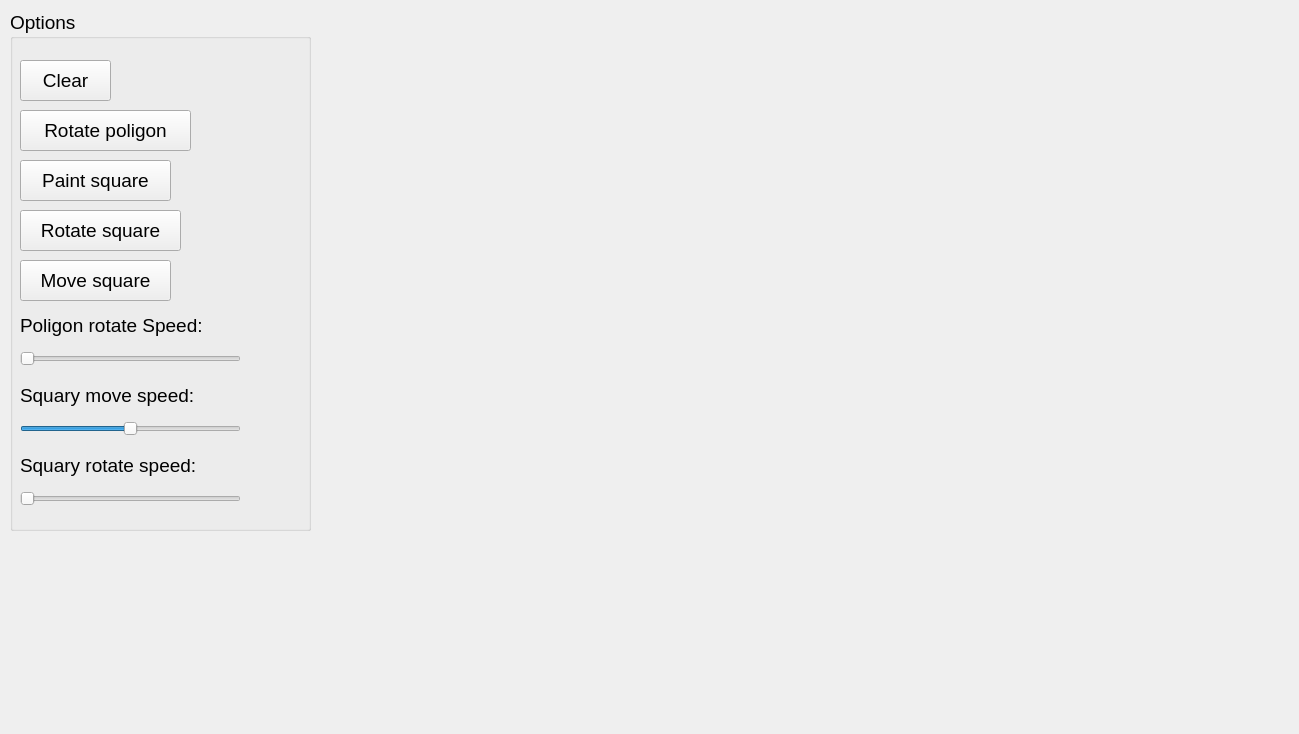
<?xml version="1.0" encoding="UTF-8"?>
<ui version="4.0">
 <class>MainWindow</class>
 <widget class="QMainWindow" name="MainWindow">
  <property name="geometry">
   <rect>
    <x>0</x>
    <y>0</y>
    <width>1299</width>
    <height>734</height>
   </rect>
  </property>
  <property name="windowTitle">
   <string>2DAnimation</string>
  </property>
  <widget class="QWidget" name="centralwidget">
   <widget class="QGroupBox" name="groupBox">
    <property name="geometry">
     <rect>
      <x>10</x>
      <y>10</y>
      <width>301</width>
      <height>521</height>
     </rect>
    </property>
    <property name="font">
     <font>
      <pointsize>14</pointsize>
     </font>
    </property>
    <property name="title">
     <string>Options</string>
    </property>
    <widget class="QPushButton" name="pushButton">
     <property name="geometry">
      <rect>
       <x>10</x>
       <y>50</y>
       <width>91</width>
       <height>41</height>
      </rect>
     </property>
     <property name="text">
      <string>Clear</string>
     </property>
    </widget>
    <widget class="QPushButton" name="pushButton_2">
     <property name="geometry">
      <rect>
       <x>10</x>
       <y>100</y>
       <width>171</width>
       <height>41</height>
      </rect>
     </property>
     <property name="text">
      <string>Rotate poligon</string>
     </property>
    </widget>
    <widget class="QPushButton" name="pushButton_3">
     <property name="geometry">
      <rect>
       <x>10</x>
       <y>150</y>
       <width>151</width>
       <height>41</height>
      </rect>
     </property>
     <property name="text">
      <string>Paint square</string>
     </property>
    </widget>
    <widget class="QPushButton" name="pushButton_4">
     <property name="geometry">
      <rect>
       <x>10</x>
       <y>200</y>
       <width>161</width>
       <height>41</height>
      </rect>
     </property>
     <property name="text">
      <string>Rotate square</string>
     </property>
    </widget>
    <widget class="QPushButton" name="pushButton_5">
     <property name="geometry">
      <rect>
       <x>10</x>
       <y>250</y>
       <width>151</width>
       <height>41</height>
      </rect>
     </property>
     <property name="text">
      <string>Move square</string>
     </property>
    </widget>
    <widget class="QSlider" name="horizontalSlider">
     <property name="geometry">
      <rect>
       <x>10</x>
       <y>340</y>
       <width>221</width>
       <height>18</height>
      </rect>
     </property>
     <property name="minimum">
      <number>0</number>
     </property>
     <property name="maximum">
      <number>10</number>
     </property>
     <property name="value">
      <number>0</number>
     </property>
     <property name="orientation">
      <enum>Qt::Horizontal</enum>
     </property>
    </widget>
    <widget class="QLabel" name="label">
     <property name="geometry">
      <rect>
       <x>10</x>
       <y>300</y>
       <width>231</width>
       <height>31</height>
      </rect>
     </property>
     <property name="text">
      <string>Poligon rotate Speed:</string>
     </property>
    </widget>
    <widget class="QSlider" name="horizontalSlider_2">
     <property name="geometry">
      <rect>
       <x>10</x>
       <y>410</y>
       <width>221</width>
       <height>18</height>
      </rect>
     </property>
     <property name="minimum">
      <number>-10</number>
     </property>
     <property name="maximum">
      <number>10</number>
     </property>
     <property name="value">
      <number>0</number>
     </property>
     <property name="orientation">
      <enum>Qt::Horizontal</enum>
     </property>
    </widget>
    <widget class="QLabel" name="label_2">
     <property name="geometry">
      <rect>
       <x>10</x>
       <y>370</y>
       <width>221</width>
       <height>31</height>
      </rect>
     </property>
     <property name="text">
      <string>Squary move speed:</string>
     </property>
    </widget>
    <widget class="QLabel" name="label_3">
     <property name="geometry">
      <rect>
       <x>10</x>
       <y>440</y>
       <width>221</width>
       <height>31</height>
      </rect>
     </property>
     <property name="text">
      <string>Squary rotate speed:</string>
     </property>
    </widget>
    <widget class="QSlider" name="horizontalSlider_3">
     <property name="geometry">
      <rect>
       <x>10</x>
       <y>480</y>
       <width>221</width>
       <height>18</height>
      </rect>
     </property>
     <property name="minimum">
      <number>0</number>
     </property>
     <property name="maximum">
      <number>10</number>
     </property>
     <property name="value">
      <number>0</number>
     </property>
     <property name="orientation">
      <enum>Qt::Horizontal</enum>
     </property>
    </widget>
   </widget>
  </widget>
  <widget class="QMenuBar" name="menubar">
   <property name="geometry">
    <rect>
     <x>0</x>
     <y>0</y>
     <width>1299</width>
     <height>25</height>
    </rect>
   </property>
  </widget>
 </widget>
 <resources/>
 <connections/>
</ui>
